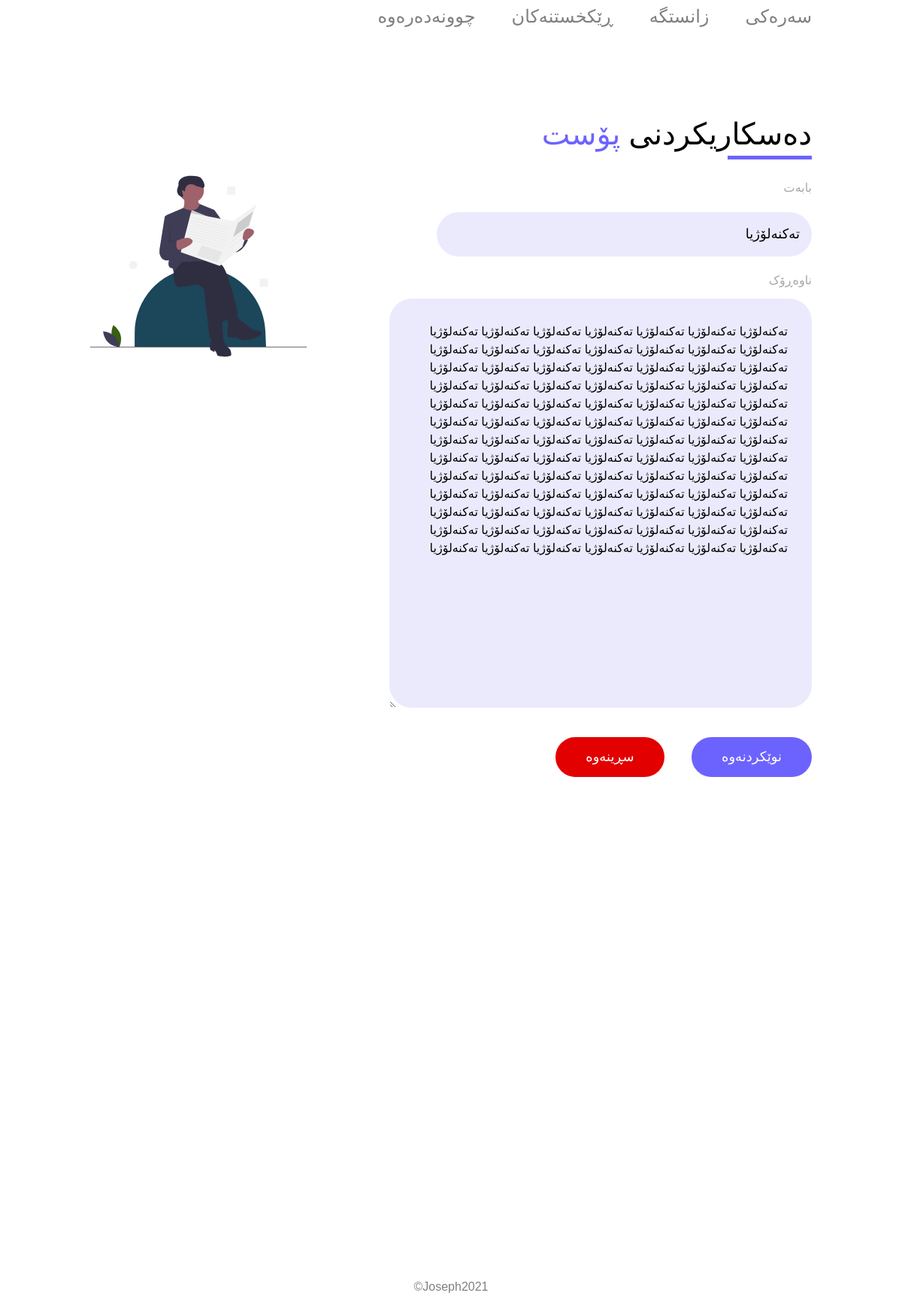
The page /KurdistanOrg/edit.php?id=64&sub=aini (signed in) on the database its author committed.
### tables this page shows
CREATE TABLE `aini` (
  `id` int(11) NOT NULL,
  `title` varchar(255) NOT NULL,
  `content` longtext NOT NULL,
  `filename` varchar(350) NOT NULL,
  `created_by` varchar(255) NOT NULL,
  `state` int(11) NOT NULL,
  `created_at` timestamp NOT NULL DEFAULT current_timestamp()
);

### KurdistanOrg/edit.php (the view, shortened to what this page needs)
<?php
require_once 'header.php';
require_once 'includes/dbh.inc.php';
$post = '';
if (isset($_REQUEST['id'])) {
    $id = $_GET['id'];
    $sub = $_GET['sub'];
    $sql = "SELECT * FROM $sub WHERE id = $id";
    $query = mysqli_query($conn, $sql);
    $post = mysqli_fetch_assoc($query);
}
?>
<div class="post" style="z-index: 1;position:relative">
    <div class="post-row">
        <div class="post-col-img left-col ">
            <div class="post-img-container">
                <img src="assets/images/read.svg" alt="login image">
            </div>
        </div>
        <div class="post-col right-col">
            <div class="post-text-container">
                <h1>دەسکاریکردنی <span class="post">پۆست</span></h1>
                <form action="includes/edit.inc.php" method="POST" enctype="multipart/form-data">
                    <label for="title">بابەت</label><br>
                    <?php if ($post == NULL) {  ?>
                        <input type='text' name='title'><br>
                    <?php  } else {  ?>
                        <input type='text' name='title' value='<?php echo htmlspecialchars($post['title']) ?>'><br>
                    <?php } ?>
                    <label for="content">ناوەڕۆک</label> <br>
                    <?php if ($post == NULL) {  ?>
                        <textarea name="content" rows="20"></textarea><br>
                    <?php  } else {  ?>
                        <textarea name="content" rows="20"><?php echo htmlspecialchars($post['content']) ?></textarea><br>
                    <?php } ?>
                    <button type="submit" name="post-type-update" class="post-type-update">نوێکردنەوە</button>
                    <button type="submit" name="post-type-delete" class="post-type-delete">سڕینەوە</button>
                </form>
            </div>
        </div>
    </div>
</div>
<?php
require_once 'footer.php';
?>

### KurdistanOrg/header.php (shortened to what this page needs)
<!DOCTYPE html>
<html lang="en">
<head>
    <link rel="stylesheet" href="assets/css/style.css?v=<?php echo time(); ?>">
    <link rel="stylesheet" href="https://maxcdn.bootstrapcdn.com/bootstrap/4.0.0/css/bootstrap.min.css">
</head>
<body>
    <header>
        <div class="second-header">
            <nav class="navigation">
                <ul class="nav-links">
                    <li><a href="home.php" style="text-decoration: none;">سەرەکی</a></li>
                    <li class="dropdown">
                        <a href="#" style="text-decoration: none;">زانستگە</a>
                    </li>
                    <?php if (!isset($_SESSION['useruid'])) { ?>
                        <li><a href="login.php" style="text-decoration: none;">چوونەژوورەوە</a></li>
                        <li><a href="about.php" style="text-decoration: none;">دەربارە</a></li>
                    <?php } else {  ?>
                        <li><a href="setting.php" style="text-decoration: none;">ڕێکخستنەکان</a></li>
                        <li><a href="includes/logout.php" style="text-decoration: none;">چوونەدەرەوە</a></li>
                    <?php } ?>
                </ul>
            </nav>
        </div>
    </header>

### KurdistanOrg/footer.php (shortened to what this page needs)
<footer>
    <div class="footer-row">
    </div>
</footer>
<p style="text-align: center; color: gray">©Joseph2021</p>
</body>
</html>

### KurdistanOrg/assets/css/style.css (style rules this page uses)
* { margin: 0; padding: 0; box-sizing: border-box; font-family: "Speda", Arial, Helvetica, sans-serif; scroll-behavior: smooth; }
header { position: sticky; top: 0; background-color: white; transition: all 0.5s ease-out; left: 0; z-index: 101; }
.second-header { display: flex; justify-content: space-between; align-items: center; padding: 0.2rem 0; width: 80%; margin: auto; }
nav ul { list-style: none; display: flex; flex-direction: row-reverse; }
nav ul li { margin: 0 0 0 3rem; }
nav ul li a { text-decoration: none; color: #808080; padding: 0.1rem 0; font-size: 1.5rem; position: relative; transition: all 0.4s ease-out; }
nav ul li a::after { content: ""; width: 0%; height: 3px; background-color: #000000; position: absolute; bottom: -2px; right: 0; left: 0; margin: auto; transition: all 0.5s ease-out; }
.dropdown { position: relative; display: inline-block; z-index: 100; }
footer { width: 80%; margin: 6rem auto; }
.footer-row { display: flex; justify-content: space-between; align-content: center; flex-wrap: wrap; }
nav ul li a { text-decoration: none; }
form > label { color: #a7a7a7; line-height: 2; }
form > input[type="text"], form > input[type="password"] { width: 80%; border: none; outline: none; background-color: #eeeeee; color: rgb(77, 77, 77); padding: 1rem 1rem; margin: 0.5rem 0 1rem; border-radius: 30px; transition: all 0.5s ease-out; }
.post { width: 80%; margin: 6rem auto 20rem; position: relative; }
.post-row { display: flex; justify-content: space-between; flex-wrap: wrap; }
.post-col-img { flex-basis: 30%; margin-right: 2rem; }
.post-col { flex-basis: 65%; text-align: right; position: relative; z-index: 101; }
.post-img-container { width: 100%; max-height: 100%; overflow-y: hidden; }
.post-img-container img { width: 100%; height: 400px; }
.post-text-container { direction: rtl; }
.post-text-container > h1 { color: #000000; margin-bottom: 2rem; position: relative; z-index: -1; }
.post-text-container > h1::after { content: ""; width: 18%; height: 5px; position: absolute; bottom: -10px; right: 0; background-color: #6c63ff; }
form > input[name="title"], form > input[name="author"], textarea { width: 90%; border: none; font-size: large; outline: none; background-color: #867ef22a; color: rgb(0, 0, 0); padding: 1rem 1rem; margin: 0.5rem 0 1rem; border-radius: 30px; transition: all 0.5s ease-out; }
form > input[name="title"], form > input[name="author"] { width: 80%; }
textarea { resize: vertical; padding: 2rem; font-size: medium; }
.post { color: #6c63ff; }
.post-type-update { padding: 0.8rem 2.5rem; border-radius: 30px; cursor: pointer; margin-left: 2rem; margin-top: 2rem; font-size: large; -webkit-appearance: none; border: none; outline: none; background-color: #6c63ff; color: white; cursor: pointer; }
.post-type-delete { padding: 0.8rem 2.5rem; border-radius: 30px; cursor: pointer; margin-left: 2rem; margin-top: 2rem; font-size: large; -webkit-appearance: none; border: none; outline: none; background-color: #e20000; color: white; cursor: pointer; }

### rows shown on the page
aini: title "تەکنەلۆژیا", content "تەکنەلۆژیا تەکنەلۆژیا تەکنەلۆژیا تەکنەلۆژیا تەکنەلۆژیا تەکنەلۆژیا تەکنەلۆژیا تەکنەلۆژیا تەکنەلۆژیا تەکنەلۆژیا تەکنەلۆژیا تەکنەلۆژیا تەکنەلۆژیا تەکنەلۆژیا تەکنەلۆژیا تەکنەلۆژیا تەکنەلۆژیا تەکنەلۆژیا تەکنەلۆژیا تەکنەلۆژیا تەکنەلۆژیا تەکنەلۆژیا تەکنەلۆژیا تەکنەلۆژیا تەکنەلۆژیا تەکنەلۆژیا تەکنەلۆژیا تەکنەلۆژیا تەکنەلۆژیا تەکنەلۆژیا تەکنەلۆژیا تەکنەلۆژیا تەکنەلۆژیا تەکنەلۆژیا تەکنەلۆژیا تەکنەلۆژیا تەکنەلۆژیا تەکنەلۆژیا تەکنەلۆژیا تەکنەلۆژیا تەکنەلۆژیا تەکنەلۆژیا تەکنەلۆژیا تەکنەلۆژیا تەکنەلۆژیا تەکنەلۆژیا تەکنەلۆژیا تەکنەلۆژیا تەکنەلۆژیا تەکنەلۆژیا تەکنەلۆژیا تەکنەلۆژیا تەکنەلۆژیا تەکنەلۆژیا تەکنەلۆژیا تەکنەلۆژیا تەکنەلۆژیا تەکنەلۆژیا تەکنەلۆژیا تەکنەلۆژیا تەکنەلۆژیا تەکنەلۆژیا تەکنەلۆژیا…"
